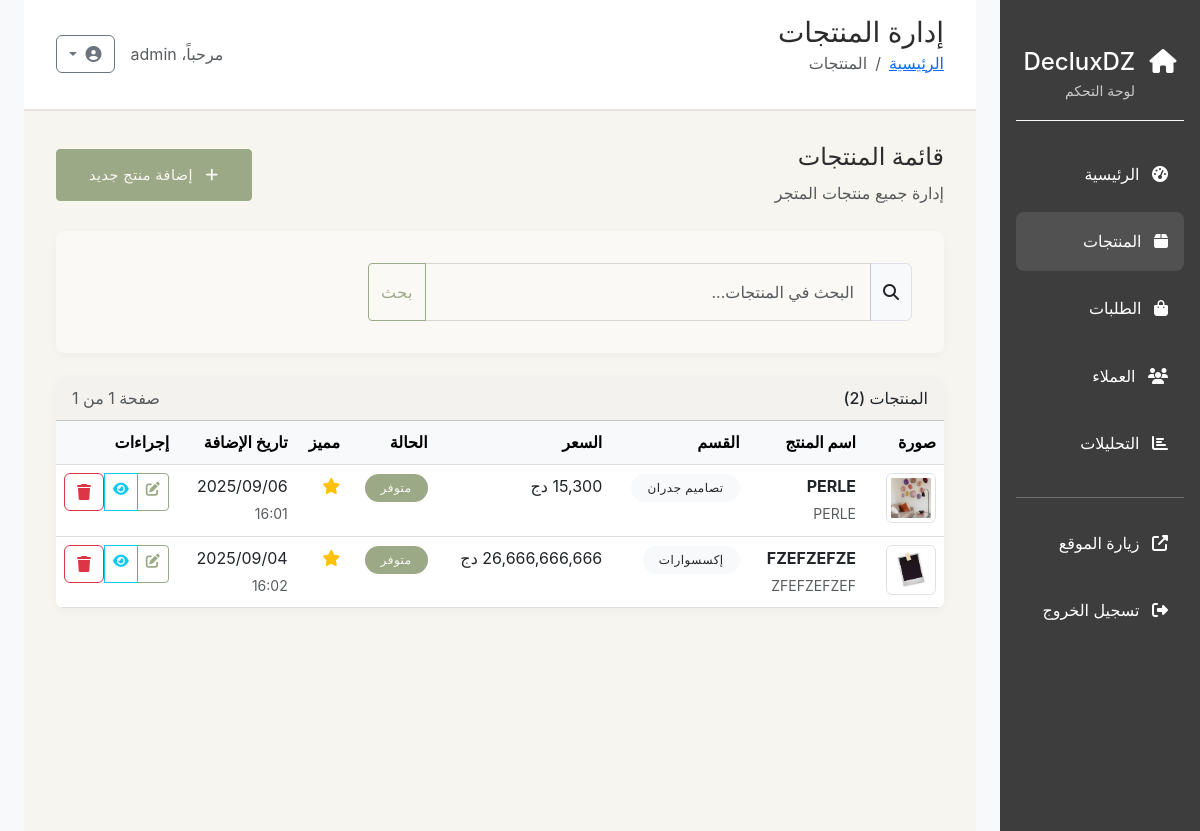
Screenshot of /admin/products (signed in) with the database file from the repository.
### models.py (models this page shows)
class Product(db.Model):
    id = db.Column(db.Integer, primary_key=True)
    name = db.Column(db.String(200), nullable=False)
    name_ar = db.Column(db.String(200), nullable=False)
    description = db.Column(db.Text)
    description_ar = db.Column(db.Text)
    price = db.Column(db.Float, nullable=False)
    category_id = db.Column(db.Integer, db.ForeignKey('category.id'), nullable=False)
    image_url = db.Column(db.String(200))
    additional_images = db.Column(db.Text)  # JSON string of image URLs
    in_stock = db.Column(db.Boolean, default=True)
    featured = db.Column(db.Boolean, default=False)
    created_at = db.Column(db.DateTime, default=datetime.utcnow)
    updated_at = db.Column(db.DateTime, default=datetime.utcnow, onupdate=datetime.utcnow)
    order_items = db.relationship('OrderItem', backref='product', lazy=True)

class Category(db.Model):
    id = db.Column(db.Integer, primary_key=True)
    name = db.Column(db.String(100), nullable=False)
    name_ar = db.Column(db.String(100), nullable=False)
    description = db.Column(db.Text)
    created_at = db.Column(db.DateTime, default=datetime.utcnow)
    products = db.relationship('Product', backref='category', lazy=True)

### admin_routes.py (the view)
    def decorated_function(*args, **kwargs):
        if 'admin_id' not in session:
            flash('يجب تسجيل الدخول للوصول إلى لوحة التحكم', 'error')
            return redirect(url_for('admin_login'))
        return f(*args, **kwargs)

### admin_routes.py (called while the page is built)
def admin_required(f):
    def decorated_function(*args, **kwargs):
        if 'admin_id' not in session:
            flash('يجب تسجيل الدخول للوصول إلى لوحة التحكم', 'error')
            return redirect(url_for('admin_login'))
        return f(*args, **kwargs)
    decorated_function.__name__ = f.__name__
    return decorated_function

@app.route('/admin/products')
@admin_required
def admin_products():
    page = request.args.get('page', 1, type=int)
    search = request.args.get('search', '')
    query = Product.query
    if search:
        query = query.filter(Product.name.contains(search) |
                           Product.name_ar.contains(search))
    products = query.order_by(Product.created_at.desc()).paginate(
        page=page, per_page=20, error_out=False)
    return render_template('admin/products.html', products=products, search_query=search)

### app.py (called while the page is built)
@app.context_processor
def inject_csrf_token():
    return dict(csrf_token=generate_csrf)

### routes.py (called while the page is built)
@app.context_processor
def inject_cart_count():
    cart_count = 0
    if 'cart' in session:
        cart_count = sum(session['cart'].values())
    return {'cart_count': cart_count}

### templates/admin/products.html (shortened to what this page needs)
{% extends "admin/base.html" %}
{% block page_title %}إدارة المنتجات{% endblock %}
{% block breadcrumb %}
<nav aria-label="breadcrumb">
    <ol class="breadcrumb">
        <li class="breadcrumb-item"><a href="{{ url_for('admin_dashboard') }}">الرئيسية</a></li>
        <li class="breadcrumb-item active">المنتجات</li>
    </ol>
</nav>
{% endblock %}
{% block content %}
<div class="d-flex justify-content-between align-items-center mb-4">
    <div>
        <h4>قائمة المنتجات</h4>
        <p class="text-muted mb-0">إدارة جميع منتجات المتجر</p>
    </div>
    <a href="{{ url_for('admin_add_product') }}" class="btn btn-primary">
        <i class="fas fa-plus me-2"></i>
        إضافة منتج جديد
    </a>
</div>
<div class="card mb-4">
    <div class="card-body">
        <form method="GET" class="row g-3">
            <div class="col-md-8">
                <div class="input-group">
                    <span class="input-group-text">
                        <i class="fas fa-search"></i>
                    </span>
                    <input type="text" class="form-control" name="search"
                           value="{{ search_query or '' }}"
                           placeholder="البحث في المنتجات...">
                    <button type="submit" class="btn btn-outline-primary">بحث</button>
                </div>
            </div>
            <div class="col-md-4">
            </div>
        </form>
    </div>
</div>
<div class="card">
    <div class="card-header d-flex justify-content-between align-items-center">
        <h6 class="mb-0">
            المنتجات ({{ products.total }})
        </h6>
        <div class="d-flex align-items-center">
            <span class="text-muted">
                صفحة {{ products.page }} من {{ products.pages }}
            </span>
        </div>
    </div>
    {% if products.items %}
    <div class="table-responsive">
        <table class="table table-hover mb-0">
            <thead class="table-light">
                <tr>
                    <th width="80">صورة</th>
                    <th>اسم المنتج</th>
                    <th>القسم</th>
                    <th>السعر</th>
                    <th>الحالة</th>
                    <th>مميز</th>
                    <th>تاريخ الإضافة</th>
                    <th width="120">إجراءات</th>
                </tr>
            </thead>
            <tbody>
                {% for product in products.items %}
                <tr>
                    <td>
                        {% if product.image_url %}
                        <img src="{{ url_for('static', filename='uploads/' + product.image_url) }}"
                             class="img-thumbnail" style="width: 50px; height: 50px; object-fit: cover;"
                             alt="{{ product.name_ar }}"
                             onerror="this.src='https://via.placeholder.com/50x50?text=صورة'">
                        {% else %}
                        <div class="bg-light rounded d-flex align-items-center justify-content-center"
                             style="width: 50px; height: 50px;">
                            <i class="fas fa-image text-muted"></i>
                        </div>
                        {% endif %}
                    </td>
                    <td>
                        <div>
                            <strong>{{ product.name_ar }}</strong>
                            <br>
                            <small class="text-muted">{{ product.name }}</small>
                        </div>
                    </td>
                    <td>
                        {% if product.category %}
                        <span class="badge bg-light text-dark">{{ product.category.name_ar }}</span>
                        {% else %}
                        <span class="text-muted">غير محدد</span>
                        {% endif %}
                    </td>
                    <td class="fw-bold">{{ "{:,.0f}".format(product.price) }} دج</td>
                    <td>
                        {% if product.in_stock %}
                        <span class="badge bg-success">متوفر</span>
                        {% else %}
                        <span class="badge bg-danger">غير متوفر</span>
                        {% endif %}
                    </td>
                    <td>
                        {% if product.featured %}
                        <i class="fas fa-star text-warning" title="منتج مميز"></i>
                        {% else %}
                        <i class="far fa-star text-muted"></i>
                        {% endif %}
                    </td>
                    <td>
                        <div>{{ product.created_at.strftime('%Y/%m/%d') }}</div>
                        <small class="text-muted">{{ product.created_at.strftime('%H:%M') }}</small>
                    </td>
                    <td>
                        <div class="btn-group btn-group-sm">
                            <a href="{{ url_for('admin_edit_product', id=product.id) }}"
                               class="btn btn-outline-primary" title="تعديل">
                                <i class="fas fa-edit"></i>
                            </a>
                            <a href="{{ url_for('product_detail', id=product.id) }}"
                               class="btn btn-outline-info" title="عرض" target="_blank">
                                <i class="fas fa-eye"></i>
                            </a>
                            <form method="POST" action="{{ url_for('admin_delete_product', id=product.id) }}"
                                  class="d-inline">
                                <button type="submit" class="btn btn-outline-danger delete-btn"
                                        title="حذف" data-item-name="{{ product.name_ar }}">
                                    <i class="fas fa-trash"></i>
                                </button>
                            </form>
                        </div>
                    </td>
                </tr>
                {% endfor %}
            </tbody>
        </table>
    </div>
    {% endif %}
</div>
{% endblock %}

### static/css/style.css (style rules this page uses)
:root { --primary-color: #3d3d3d; --secondary-color: #d4a574; --accent-color: #9ca986; --text-dark: #2c2c2c; --text-light: #8b8680; --bg-light: #f7f5f0; --border-color: #e8e5e0; --success-color: #9ca986; --error-color: #c67b5c; --warning-color: #d4a574; --cream: #fdfcf9; --warm-white: #faf9f6; --sage: #9ca986; --camel: #d4a574; --linen: #f7f5f0; }
html[dir="rtl"] { font-family: 'Cairo', 'Crimson Text', serif; }
body { font-family: 'Inter', -apple-system, BlinkMacSystemFont, 'Segoe UI', Roboto, sans-serif; background-color: var(--cream); color: var(--text-dark); line-height: 1.7; -webkit-font-smoothing: antialiased; }
.card { border: none; border-radius: 8px; background-color: var(--warm-white); box-shadow: 0 2px 8px rgba(0, 0, 0, 0.04); transition: all 0.4s ease; overflow: hidden; }
.btn-primary { background-color: var(--accent-color); border-color: var(--accent-color); color: var(--warm-white); border-radius: 4px; font-weight: 500; padding: 0.875rem 2rem; font-size: 0.9rem; text-transform: uppercase; letter-spacing: 0.5px; transition: all 0.3s ease; }
.btn-outline-primary { color: var(--accent-color); border-color: var(--accent-color); background-color: transparent; border-radius: 4px; font-weight: 500; text-transform: uppercase; letter-spacing: 0.5px; }
.form-control { border: 1px solid rgba(139, 134, 128, 0.3); border-radius: 6px; padding: 1rem; background-color: var(--warm-white); transition: border-color 0.3s ease; }
[dir="rtl"] { text-align: right; }
[dir="rtl"] .card-body { text-align: right; }
[dir="rtl"] .btn { text-align: center; }
.card-body { padding: 2rem; text-align: left; }
.badge { font-weight: 500; font-size: 0.875rem; padding: 0.5rem 1rem; border-radius: 20px; text-transform: uppercase; letter-spacing: 0.5px; font-size: 0.75rem; }
.bg-success { background-color: var(--accent-color) !important; color: var(--warm-white) !important; }
.fw-bold { font-weight: 400 !important; }
.btn-primary { background-color: var(--accent-color) !important; border-color: var(--accent-color) !important; color: var(--warm-white) !important; }

### rows the page displays
Product: image_url (picture), name_ar "PERLE", name "PERLE", category.name_ar "تصاميم جدران", in_stock "متوفر", featured True (drawn), created_at "2025/09/06", created_at "16:01"
Product: image_url (picture), name_ar "FZEFZEFZE", name "ZFEFZEFZEF", category.name_ar "إكسسوارات", in_stock "متوفر", featured True (drawn), created_at "2025/09/04", created_at "16:02"

### other values shown
{{ session.admin_username }} "admin"
{{ products.total }} "2"
{{ products.pages }} "1"
